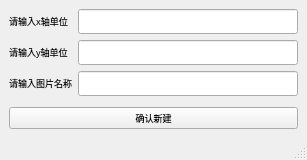
<?xml version="1.0" encoding="UTF-8"?>
<ui version="4.0">
 <class>NewFigWindow</class>
 <widget class="QMainWindow" name="NewFigWindow">
  <property name="geometry">
   <rect>
    <x>0</x>
    <y>0</y>
    <width>307</width>
    <height>160</height>
   </rect>
  </property>
  <property name="font">
   <font>
    <family>微软雅黑</family>
   </font>
  </property>
  <property name="windowTitle">
   <string>新建图片</string>
  </property>
  <widget class="QWidget" name="centralwidget">
   <layout class="QVBoxLayout" name="verticalLayout">
    <item>
     <layout class="QFormLayout" name="formLayout">
      <item row="0" column="0">
       <widget class="QLabel" name="xlaLabel">
        <property name="font">
         <font>
          <family>微软雅黑</family>
          <pointsize>7</pointsize>
         </font>
        </property>
        <property name="text">
         <string>请输入x轴单位</string>
        </property>
       </widget>
      </item>
      <item row="0" column="1">
       <widget class="QLineEdit" name="xlaLlineEdit"/>
      </item>
      <item row="1" column="0">
       <widget class="QLabel" name="ylaLabel">
        <property name="font">
         <font>
          <family>微软雅黑</family>
          <pointsize>7</pointsize>
         </font>
        </property>
        <property name="text">
         <string>请输入y轴单位</string>
        </property>
       </widget>
      </item>
      <item row="1" column="1">
       <widget class="QLineEdit" name="ylaLineEdit"/>
      </item>
      <item row="2" column="0">
       <widget class="QLabel" name="titLabel">
        <property name="font">
         <font>
          <family>微软雅黑</family>
          <pointsize>7</pointsize>
         </font>
        </property>
        <property name="text">
         <string>请输入图片名称</string>
        </property>
       </widget>
      </item>
      <item row="2" column="1">
       <widget class="QLineEdit" name="titLineEdit"/>
      </item>
     </layout>
    </item>
    <item>
     <widget class="QPushButton" name="doNewFigButton">
      <property name="font">
       <font>
        <family>微软雅黑</family>
        <pointsize>7</pointsize>
       </font>
      </property>
      <property name="text">
       <string>确认新建</string>
      </property>
     </widget>
    </item>
   </layout>
  </widget>
  <widget class="QMenuBar" name="menubar">
   <property name="geometry">
    <rect>
     <x>0</x>
     <y>0</y>
     <width>307</width>
     <height>22</height>
    </rect>
   </property>
  </widget>
  <widget class="QStatusBar" name="statusbar"/>
 </widget>
 <resources/>
 <connections>
  <connection>
   <sender>doNewFigButton</sender>
   <signal>clicked()</signal>
   <receiver>NewFigWindow</receiver>
   <slot>doNewFigButtonOnClicked()</slot>
   <hints>
    <hint type="sourcelabel">
     <x>157</x>
     <y>117</y>
    </hint>
    <hint type="destinationlabel">
     <x>152</x>
     <y>168</y>
    </hint>
   </hints>
  </connection>
 </connections>
 <slots>
  <slot>doNewFigButtonOnClicked()</slot>
 </slots>
</ui>
